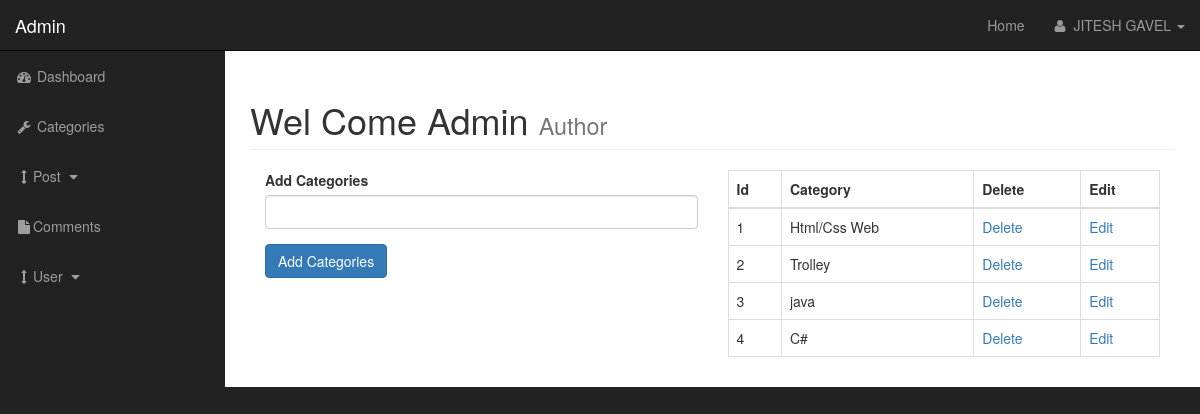
The page /admin/categories.php (signed in) on the database its author committed.
### tables this page shows
CREATE TABLE `categories` (
  `cat_id` int(11) NOT NULL,
  `cat_title` varchar(255) NOT NULL
);

### admin/function.php (the view, shortened to what this page needs)
<?php
function  all_Catogries()
{
    global $con;
    $query = "SELECT * FROM categories";
                                $select_caterories = mysqli_query($con,$query);
                                while($row = mysqli_fetch_assoc($select_caterories))
                                {
                                    $cat_id = $row['cat_id'];
                                    $cat_name = $row['cat_title'];
                                    echo "<tr>";
                                    echo "<td>{$cat_id}</td>";
                                    echo "<td>{$cat_name}</td>";
                                    if($_SESSION['user_role'] == 'admin')
                                    {
                                     echo "<td><a href='categories.php? delete={$cat_id}'>Delete</a></td>";
                                    echo "<td><a href='categories.php?edit={$cat_id}'>Edit</a></td>";
                                    echo "</tr>";
                                }}
}
?>

### admin/css/sb-admin.css (style rules this page uses)
body { margin-top: 100px; background-color: #222; }
@media (min-width:768px) { body { margin-top: 50px; } }

### rows shown on the page
categories: cat_id "1", cat_title "Html/Css Web"
categories: cat_id "2", cat_title "Trolley"
categories: cat_id "3", cat_title "java"
categories: cat_id "4", cat_title "C#"

### other values the page prints
$_SESSION['username'] "JITESH GAVEL"
